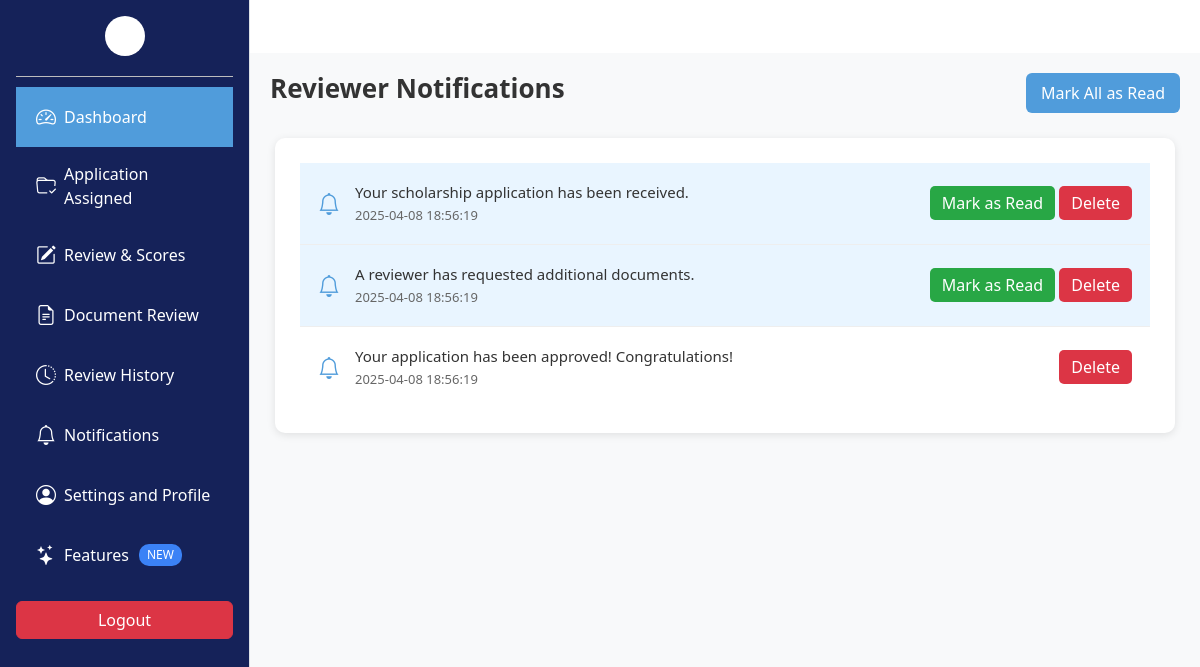
Page /reviewer/notification.php on the committed database.
### tables this page shows
CREATE TABLE Notifications (
    notification_id INT PRIMARY KEY AUTO_INCREMENT,
    user_id INT NOT NULL,
    message TEXT NOT NULL,
    date_created TIMESTAMP DEFAULT CURRENT_TIMESTAMP,
    status ENUM('Unread', 'Read') DEFAULT 'Unread',
    FOREIGN KEY (user_id) REFERENCES Users(user_id) ON DELETE CASCADE
);

### reviewer/notification.php (the view, shortened to what this page needs)
<?php
include "../Database/db.php";
$user_id = 4;
$stmt = $conn->prepare("SELECT * FROM Notifications WHERE user_id = ? ORDER BY date_created DESC");
$stmt->bind_param("i", $user_id);
$stmt->execute();
$result = $stmt->get_result();
$notifications = $result->fetch_all(MYSQLI_ASSOC);
?>
<!DOCTYPE html>
<html lang="en">
<head>
  <link href="https://cdn.jsdelivr.net/npm/bootstrap@5.3.3/dist/css/bootstrap.min.css" rel="stylesheet"/>
  <link href="https://cdn.jsdelivr.net/npm/bootstrap-icons@1.10.5/font/bootstrap-icons.css" rel="stylesheet"/>
</head>
<body>
  <?php include 'sidebar.php'; ?>
  <div class="main-content">
    <div class="page-header">
      <h1>Reviewer Notifications</h1>
      <form method="POST" class="d-inline">
        <button type="submit" name="mark_all" class="btn btn-mark-all">Mark All as Read</button>
      </form>
    </div>
    <div class="notifications-section">
      <?php if (empty($notifications)): ?>
        <p class="text-muted">No notifications available.</p>
      <?php else: ?>
        <?php foreach ($notifications as $notif): ?>
          <div class="notification-item <?= $notif['status'] === 'Unread' ? 'unread' : '' ?>">
            <div class="notification-content">
              <i class="bi bi-bell"></i>
              <div class="notification-text">
                <p><?= htmlspecialchars($notif['message']) ?></p>
                <div class="date"><?= htmlspecialchars($notif['date_created']) ?></div>
              </div>
            </div>
            <div class="notification-actions">
              <form method="POST" class="d-inline">
                <?php if ($notif['status'] === 'Unread'): ?>
                  <button type="submit" name="mark_read" value="<?= $notif['notification_id'] ?>" class="btn btn-read">Mark as Read</button>
                <?php endif; ?>
                <button type="submit" name="delete" value="<?= $notif['notification_id'] ?>" class="btn btn-delete">Delete</button>
              </form>
            </div>
          </div>
        <?php endforeach; ?>
      <?php endif; ?>
    </div>
  </div>
</body>
</html>

### reviewer/notification.php (style rules this page uses)
.main-content { background:#f8f9fa; min-height:100vh; padding:20px; }
.page-header { display:flex; justify-content:space-between; align-items:center; margin-bottom:25px; }
.page-header h1 { font-size:26px; font-weight:600; color:#333; }
.btn-mark-all { background:#509CDB; color:#fff; border:none; padding:8px 15px; border-radius:6px; }
.notifications-section { background:#fff; border-radius:10px; padding:25px; box-shadow:0 2px 8px rgba(0,0,0,.1); max-width:900px; margin:0 auto; }
.notification-item { display:flex; justify-content:space-between; align-items:center; padding:18px; border-bottom:1px solid #eee; transition:background-color .2s; }
.notification-item:last-child { border-bottom:none; }
.notification-item.unread { background:#e9f5ff; font-weight:500; }
.notification-content { display:flex; align-items:center; flex:1; gap:15px; }
.notification-content i { font-size:22px; color:#509CDB; }
.notification-text { flex:1; }
.notification-text p { margin:0; font-size:15px; color:#333; }
.notification-text .date { font-size:13px; color:#666; margin-top:3px; }
.notification-actions { display:flex; gap:10px; }
.btn-read { background:#28a745; color:#fff; border:none; padding:5px 12px; border-radius:5px; }
.btn-delete { background:#dc3545; color:#fff; border:none; padding:5px 12px; border-radius:5px; }

### reviewer/sidebar.php (style rules this page uses)
.main-content { margin-left: 250px; padding: 20px; }

### rows in the picture
notifications: message "Your scholarship application has been received.", date_created "2025-04-08 18:56:19", $notif['notification_id'] 1 (drawn)
notifications: message "A reviewer has requested additional documents.", date_created "2025-04-08 18:56:19", $notif['notification_id'] 2 (drawn)
notifications: message "Your application has been approved! Congratulations!", date_created "2025-04-08 18:56:19", $notif['notification_id'] 3 (drawn)
